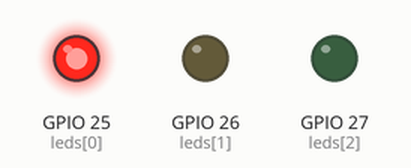
Bench run of a sketch on a simulated ESP32. On the bench: output pins drawn as LEDs (lit = HIGH).

Above: at 0.7 s.
At 1.8 s:
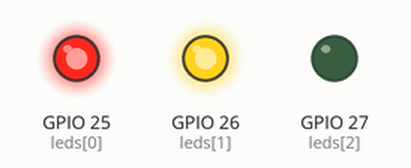
At 2.9 s:
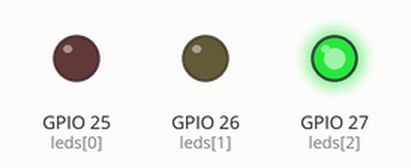
At 4.0 s:
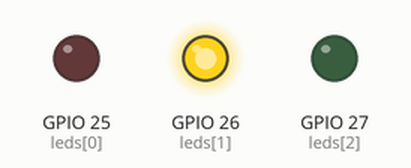
Timing chart, 0 to 5.7 s (numbered marks = the images above):
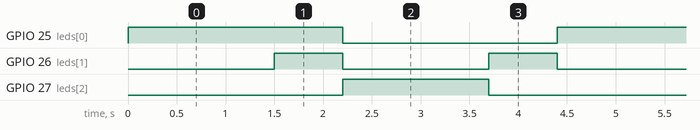

Measured:
- by itself, GPIO 25 (leds[0]): alternates HIGH for 2.2 s and LOW for 2.2 s
- by itself, GPIO 26 (leds[1]): alternates HIGH for 0.70 s and LOW for 1.5 s
- by itself, GPIO 27 (leds[2]): alternates HIGH for 1.5 s and LOW for 2.9 s

The sketch:

traffic-lights.ino
```cpp
// Pattern 1: Traffic lights
// One pattern on its own, repeating forever. The full show is in led-patterns.ino.
// LED 1 = red (pin 25), LED 2 = yellow (pin 26), LED 3 = green (pin 27)

int leds[] = {25, 26, 27};

void setup() {
  for (int i = 0; i < 3; i++) {
    pinMode(leds[i], OUTPUT);
  }
}

void loop() {
  trafficLights();
}

// Turns every LED off
void allOff() {
  for (int i = 0; i < 3; i++) {
    digitalWrite(leds[i], LOW);
  }
}

// Pattern 1: UK traffic lights (red, red + amber, green, amber)
void trafficLights() {
  allOff();
  digitalWrite(leds[0], HIGH);   // red
  delay(1500);
  digitalWrite(leds[1], HIGH);   // red + amber
  delay(700);
  allOff();
  digitalWrite(leds[2], HIGH);   // green
  delay(1500);
  allOff();
  digitalWrite(leds[1], HIGH);   // amber
  delay(700);
  allOff();
}
```
